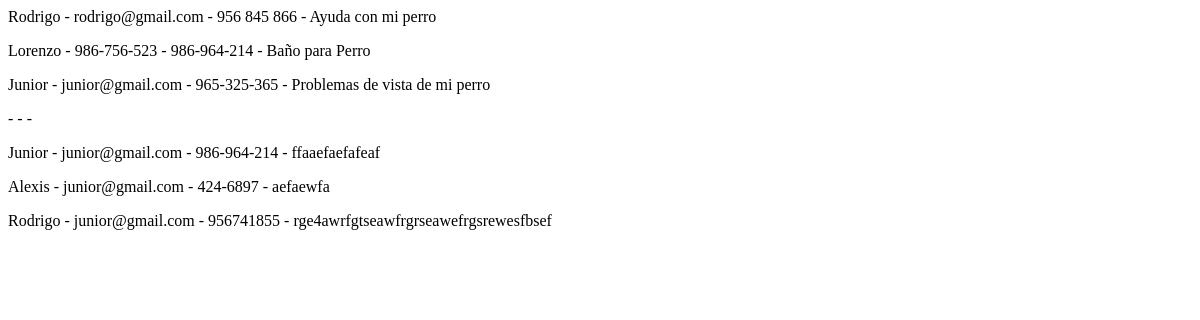
The app's page /listar_citas, older data.
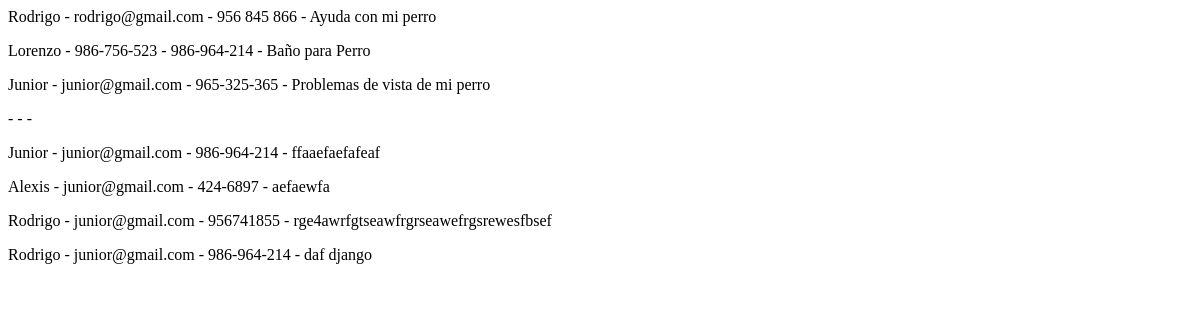
The same page, newer data.
### crud_app/models.py (models this page shows)
class Cita(models.Model):
    nombre = models.CharField(max_length=100)
    correo = models.EmailField()
    telefono = models.CharField(max_length=15)
    mensaje = models.CharField(max_length=200)
    class Meta:
        db_table = 'Cita'

### crud_app/views.py (the view)
# urls.py: path('listar_citas', views.listar_citas, name='listar_citas'),
def listar_citas(request):
    citas = Cita.objects.all()
    return render(request, 'listar_citas.html', {'citas': citas})

### crud_app/templates/listar_citas.html
{% for cita in citas %}
  <p>{{ cita.nombre }} - {{ cita.correo }} - {{ cita.telefono }} - {{ cita.mensaje }}</p>
{% endfor %}

Row changes from the older to the newer data that the page shows:
added Cita: nombre "Rodrigo", correo "junior@gmail.com", telefono "986-964-214", mensaje "daf django"
